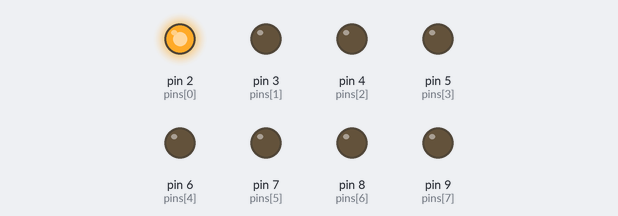
Bench run of a sketch on a simulated Arduino Uno, built with avr-gcc and run on an emulated ATmega328P. Parts: output pins drawn as LEDs (lit = HIGH).

Above: at 0.02 s.
At 1.87 s:
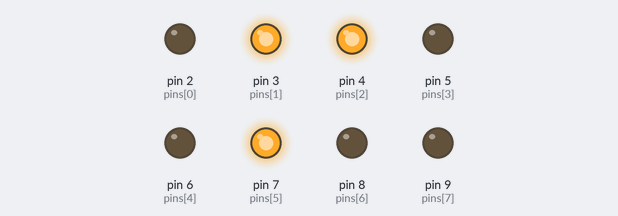
At 3.72 s:
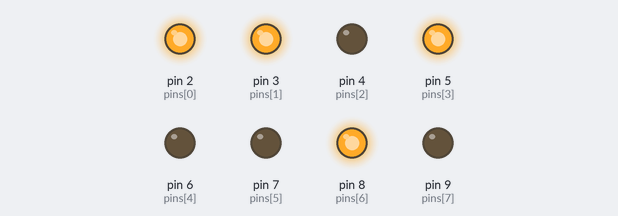
At 7.48 s:
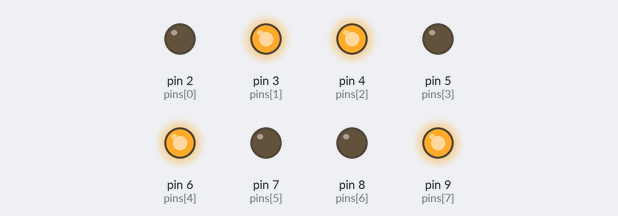
At 11.23 s:
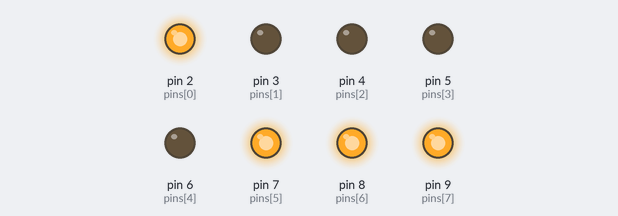
At 14.99 s:
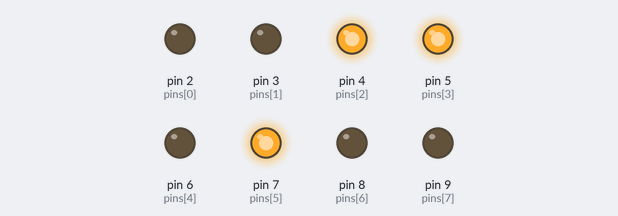
Timing chart, 0 to 16.7 s (numbered marks = the images above):
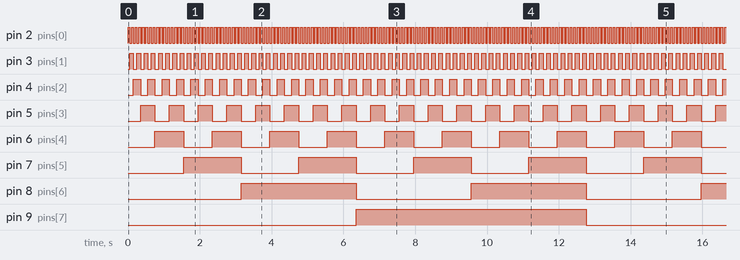

Measured:
- by itself, pin 2 (pins[0]): alternates HIGH for 0.05 s and LOW for 0.05 s
- by itself, pin 3 (pins[1]): alternates HIGH for 0.10 s and LOW for 0.10 s
- by itself, pin 4 (pins[2]): alternates HIGH for 0.20 s and LOW for 0.20 s
- by itself, pin 5 (pins[3]): alternates HIGH for 0.40 s and LOW for 0.40 s
- by itself, pin 6 (pins[4]): alternates HIGH for 0.80 s and LOW for 0.80 s
- by itself, pin 7 (pins[5]): alternates HIGH for 1.6 s and LOW for 1.6 s
- by itself, pin 8 (pins[6]): alternates HIGH for 3.2 s and LOW for 3.2 s
- by itself, pin 9 (pins[7]): alternates HIGH for 6.4 s and LOW for 6.4 s

The sketch:

binaryCounter.ino
```cpp
int pins[] = {2,3,4,5,6,7,8,9};
int numberOfPins = 8;
byte count = 0;

void setup(){
  for (int i = 0; i < numberOfPins; i++){
    pinMode(pins[i], OUTPUT);
  }
}

void loop(){
  count ++;

  printByte(count);
  delay(50);
}

void printByte(byte num){
  for (int i = 0; i < numberOfPins; i++){
    if (num & 1 == 1) {
      digitalWrite(pins[i], HIGH);
    }
    else {
      digitalWrite(pins[i], LOW);
    }
    num = num >> 1;
  }
}
```
